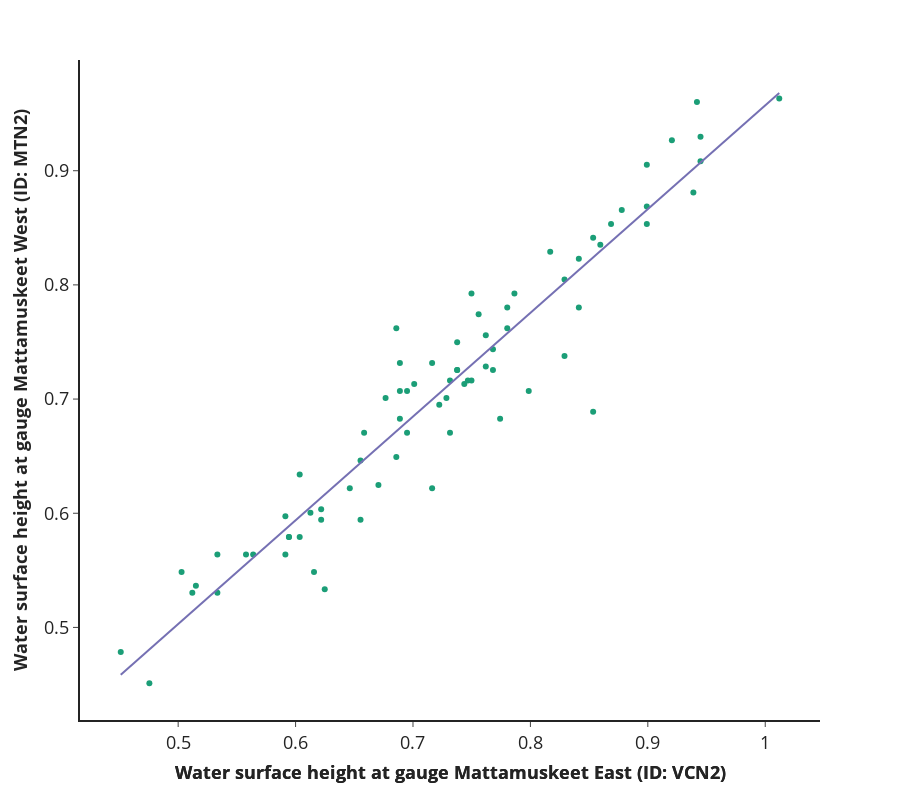
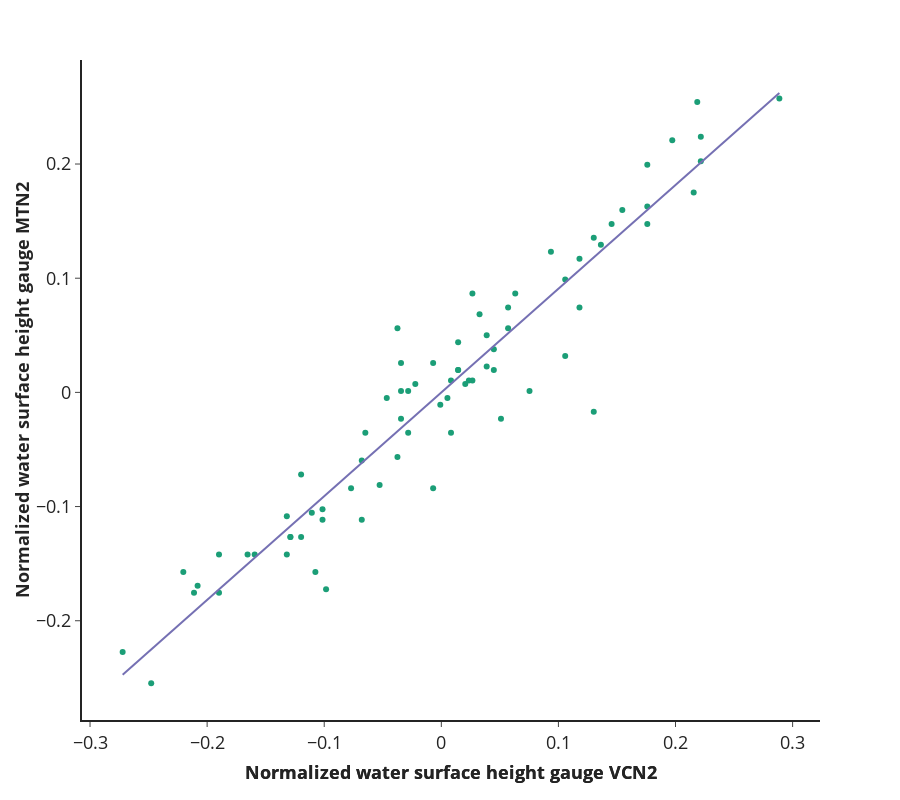
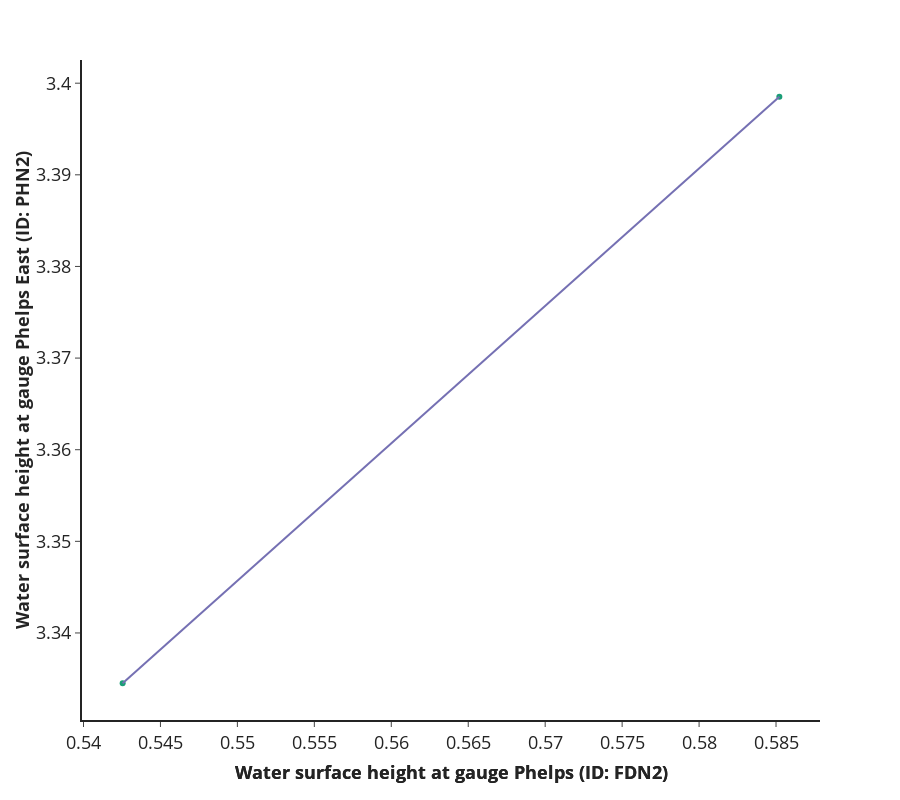
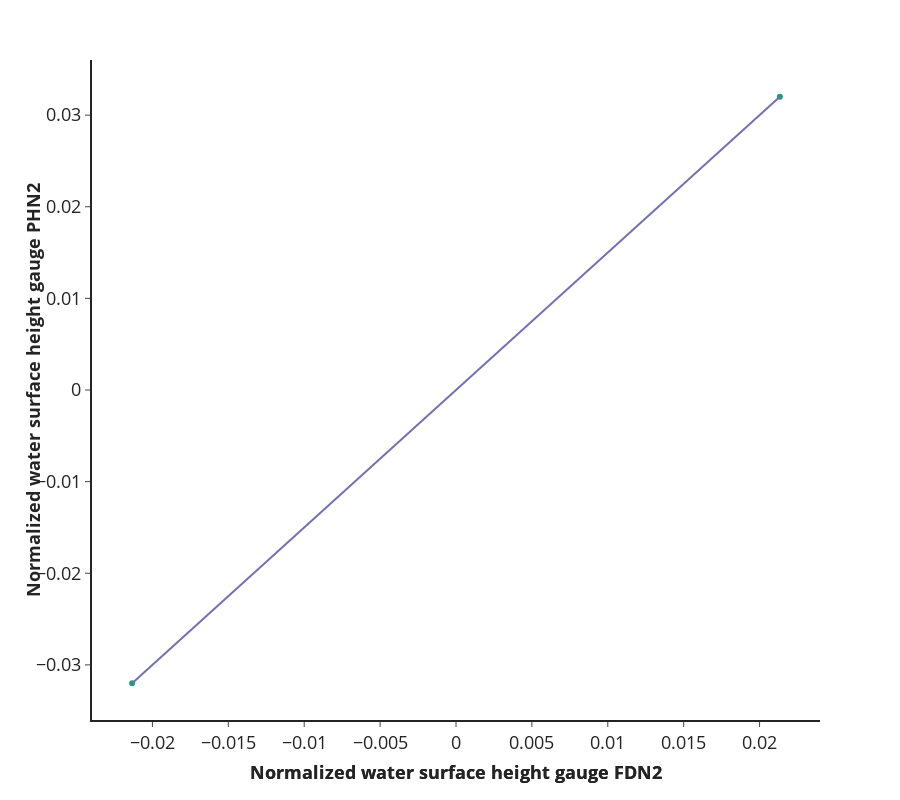

Here is the notebook cell these charts were saved with, in order:
### Code cell
import plotly.express as px
# plt.style.use('default')
# plt.rcParams["figure.figsize"] = (15,5)
lb_x='Water surface height at gauge Mattamuskeet East (ID: VCN2)'
lb_y='Water surface height at gauge Mattamuskeet West (ID: MTN2)'

df=df_common_dates_VCMT.copy()
x='height VCN2'
y='height MTN2'
figMM=plot_comparing_gauges(df,x,y, lb_x, lb_y)

lb_x='Normalized water surface height gauge VCN2'
lb_y='Normalized water surface height gauge MTN2'
figMM_N=plot_comparing_gauges(df,x,y, lb_x, lb_y, normalized=True)

lb_x='Water surface height at gauge Phelps (ID: FDN2)'
lb_y='Water surface height at gauge Phelps East (ID: PHN2)'

df=df_common_dates_FDPH.copy()
x='height FDN2'
y='height PHN2'

figPP=plot_comparing_gauges(df,x,y, lb_x, lb_y)


lb_x='Normalized water surface height gauge FDN2'
lb_y='Normalized water surface height gauge PHN2'
figPP_N=plot_comparing_gauges(df,x,y, lb_x, lb_y, normalized=True)

### Figure 1 — Plotly figure (JSON) as saved in the notebook; plotly's stock layout.template omitted (floating-point values rounded to 4 significant figures)
{"data": [{"hovertemplate": "height VCN2=%{x}<br>height MTN2=%{y}<extra></extra>", "legendgroup": "", "marker": {"color": "#1b9e77", "symbol": "circle"}, "mode": "markers", "name": "", "orientation": "v", "showlegend": false, "type": "scatter", "x": [0.6035, 0.6218, 0.5913, 0.5578, 0.5151, 0.5121, 0.5334, 0.4511, 0.4755, 0.7285, 0.6858, 0.6553, 0.6157, 0.5334, 0.6035, 0.6218, 0.6126, 0.7559, 0.7498, 0.6858, 0.7315, 0.6949, 0.7376, 0.762, 0.7498, 0.7803, 0.7376, 0.7437, 0.6584, 0.7163, 0.8412, 0.8595, 0.7742, 0.7864, 0.7681, 0.701, 0.7315, 0.7376, 0.8992, 0.8992, 0.8687, 0.9449, 1.012, 0.9205, 0.8778, 0.8169, 0.8412, 0.8291, 0.7803, 0.6767, 0.6462, 0.6553, 0.5913, 0.5639, 0.5944, 0.5029, 0.6248, 0.5944, 0.7986, 0.8534, 0.6888, 0.6706, 0.7468, 0.6888, 0.9418, 0.8992, 0.9449, 0.9388, 0.8534, 0.7224, 0.6888, 0.762, 0.8291, 0.7681, 0.6949, 0.7163], "xaxis": "x", "y": [0.634, 0.6035, 0.5974, 0.5639, 0.5364, 0.5304, 0.5304, 0.4785, 0.4511, 0.701, 0.6492, 0.5944, 0.5486, 0.5639, 0.5791, 0.5944, 0.6005, 0.7742, 0.7163, 0.762, 0.7163, 0.7071, 0.7498, 0.7559, 0.7925, 0.7803, 0.7254, 0.7132, 0.6706, 0.7315, 0.823, 0.8352, 0.6828, 0.7925, 0.7437, 0.7132, 0.6706, 0.7254, 0.8687, 0.8534, 0.8534, 0.9296, 0.9632, 0.9266, 0.8656, 0.8291, 0.7803, 0.8047, 0.762, 0.701, 0.6218, 0.6462, 0.5639, 0.5639, 0.5791, 0.5486, 0.5334, 0.5791, 0.7071, 0.6888, 0.6828, 0.6248, 0.7163, 0.7071, 0.9601, 0.9053, 0.9083, 0.8809, 0.8412, 0.6949, 0.7315, 0.7285, 0.7376, 0.7254, 0.6706, 0.6218], "yaxis": "y"}, {"hovertemplate": "<b>OLS trendline</b><br>height MTN2 = 0.908331 * height VCN2 + 0.048895<br>R<sup>2</sup>=0.906797<br><br>height VCN2=%{x}<br>height MTN2=%{y} <b>(trend)</b><extra></extra>", "legendgroup": "", "line": {"color": "#7570b3"}, "marker": {"color": "#1b9e77", "symbol": "circle"}, "mode": "lines", "name": "", "showlegend": false, "type": "scatter", "x": [0.4511, 0.4755, 0.5029, 0.5121, 0.5151, 0.5334, 0.5334, 0.5578, 0.5639, 0.5913, 0.5913, 0.5944, 0.5944, 0.6035, 0.6035, 0.6126, 0.6157, 0.6218, 0.6218, 0.6248, 0.6462, 0.6553, 0.6553, 0.6584, 0.6706, 0.6767, 0.6858, 0.6858, 0.6888, 0.6888, 0.6888, 0.6949, 0.6949, 0.701, 0.7163, 0.7163, 0.7224, 0.7285, 0.7315, 0.7315, 0.7376, 0.7376, 0.7376, 0.7437, 0.7468, 0.7498, 0.7498, 0.7559, 0.762, 0.762, 0.7681, 0.7681, 0.7742, 0.7803, 0.7803, 0.7864, 0.7986, 0.8169, 0.8291, 0.8291, 0.8412, 0.8412, 0.8534, 0.8534, 0.8595, 0.8687, 0.8778, 0.8992, 0.8992, 0.8992, 0.9205, 0.9388, 0.9418, 0.9449, 0.9449, 1.012], "xaxis": "x", "y": [0.4586, 0.4808, 0.5057, 0.514, 0.5168, 0.5334, 0.5334, 0.5555, 0.5611, 0.586, 0.586, 0.5888, 0.5888, 0.5971, 0.5971, 0.6054, 0.6082, 0.6137, 0.6137, 0.6165, 0.6358, 0.6441, 0.6441, 0.6469, 0.658, 0.6635, 0.6718, 0.6718, 0.6746, 0.6746, 0.6746, 0.6801, 0.6801, 0.6857, 0.6995, 0.6995, 0.7051, 0.7106, 0.7134, 0.7134, 0.7189, 0.7189, 0.7189, 0.7244, 0.7272, 0.73, 0.73, 0.7355, 0.741, 0.741, 0.7466, 0.7466, 0.7521, 0.7577, 0.7577, 0.7632, 0.7743, 0.7909, 0.802, 0.802, 0.813, 0.813, 0.8241, 0.8241, 0.8296, 0.8379, 0.8462, 0.8656, 0.8656, 0.8656, 0.885, 0.9016, 0.9044, 0.9072, 0.9072, 0.9681], "yaxis": "y"}], "layout": {"annotations": [{"font": {"size": 18}, "showarrow": false, "text": "<b>Water surface height at gauge Mattamuskeet West (ID: MTN2)</b>", "textangle": -90, "x": -0.1, "xref": "paper", "y": 0.5, "yref": "paper"}, {"font": {"size": 18}, "showarrow": false, "text": "<b>Water surface height at gauge Mattamuskeet East (ID: VCN2)</b>", "x": 0.5, "xref": "paper", "y": -0.1, "yref": "paper"}, {"font": {"size": 18}, "showarrow": false, "text": "<b>Water surface height at gauge Mattamuskeet East (ID: VCN2)</b>", "x": 0.5, "xref": "paper", "y": -0.1, "yref": "paper"}], "height": 800, "legend": {"tracegroupgap": 0}, "margin": {"t": 60}, "width": 900, "xaxis": {"anchor": "y", "autorange": true, "domain": [0, 1], "linewidth": 2, "range": [0.4164, 1.047], "showline": true, "tickfont": {"size": 18}, "title": {"text": ""}, "type": "linear"}, "yaxis": {"anchor": "x", "autorange": true, "domain": [0, 1], "linewidth": 2, "range": [0.4189, 0.997], "showline": true, "tickfont": {"size": 18}, "title": {"text": ""}, "type": "linear"}}}

### Figure 2 — Plotly figure (JSON) as saved in the notebook; plotly's stock layout.template omitted (floating-point values rounded to 4 significant figures)
{"data": [{"hovertemplate": "height VCN2_norm=%{x}<br>height MTN2_norm=%{y}<extra></extra>", "legendgroup": "", "marker": {"color": "#1b9e77", "symbol": "circle"}, "mode": "markers", "name": "", "orientation": "v", "showlegend": false, "type": "scatter", "x": [-0.1198, -0.1015, -0.1319, -0.1655, -0.2081, -0.2112, -0.1899, -0.2722, -0.2478, 0.005214, -0.03746, -0.06794, -0.1076, -0.1899, -0.1198, -0.1015, -0.1106, 0.03265, 0.02655, -0.03746, 0.008262, -0.02831, 0.01436, 0.03874, 0.02655, 0.05703, 0.01436, 0.02045, -0.06489, -0.006978, 0.118, 0.1363, 0.05093, 0.06313, 0.04484, -0.02222, 0.008262, 0.01436, 0.1759, 0.1759, 0.1454, 0.2216, 0.2887, 0.1972, 0.1546, 0.09361, 0.118, 0.1058, 0.05703, -0.0466, -0.07708, -0.06794, -0.1319, -0.1594, -0.1289, -0.2203, -0.09842, -0.1289, 0.07532, 0.1302, -0.03441, -0.0527, 0.0235, -0.03441, 0.2186, 0.1759, 0.2216, 0.2155, 0.1302, -0.0008823, -0.03441, 0.03874, 0.1058, 0.04484, -0.02831, -0.006978], "xaxis": "x", "y": [-0.07187, -0.1023, -0.1084, -0.142, -0.1694, -0.1755, -0.1755, -0.2273, -0.2547, -0.004813, -0.05663, -0.1115, -0.1572, -0.142, -0.1267, -0.1115, -0.1054, 0.06834, 0.01043, 0.05615, 0.01043, 0.001283, 0.04396, 0.05005, 0.08663, 0.07444, 0.01957, 0.007379, -0.03529, 0.02567, 0.1171, 0.1293, -0.0231, 0.08663, 0.03786, 0.007379, -0.03529, 0.01957, 0.1628, 0.1476, 0.1476, 0.2238, 0.2573, 0.2207, 0.1598, 0.1232, 0.07444, 0.09882, 0.05615, -0.004813, -0.08406, -0.05968, -0.142, -0.142, -0.1267, -0.1572, -0.1725, -0.1267, 0.001283, -0.017, -0.0231, -0.08101, 0.01043, 0.001283, 0.2543, 0.1994, 0.2025, 0.175, 0.1354, -0.01091, 0.02567, 0.02262, 0.03176, 0.01957, -0.03529, -0.08406], "yaxis": "y"}, {"hovertemplate": "<b>OLS trendline</b><br>height MTN2_norm = 0.908331 * height VCN2_norm + 4.33681e-18<br>R<sup>2</sup>=0.906797<br><br>height VCN2_norm=%{x}<br>height MTN2_norm=%{y} <b>(trend)</b><extra></extra>", "legendgroup": "", "line": {"color": "#7570b3"}, "marker": {"color": "#1b9e77", "symbol": "circle"}, "mode": "lines", "name": "", "showlegend": false, "type": "scatter", "x": [-0.2722, -0.2478, -0.2203, -0.2112, -0.2081, -0.1899, -0.1899, -0.1655, -0.1594, -0.1319, -0.1319, -0.1289, -0.1289, -0.1198, -0.1198, -0.1106, -0.1076, -0.1015, -0.1015, -0.09842, -0.07708, -0.06794, -0.06794, -0.06489, -0.0527, -0.0466, -0.03746, -0.03746, -0.03441, -0.03441, -0.03441, -0.02831, -0.02831, -0.02222, -0.006978, -0.006978, -0.0008823, 0.005214, 0.008262, 0.008262, 0.01436, 0.01436, 0.01436, 0.02045, 0.0235, 0.02655, 0.02655, 0.03265, 0.03874, 0.03874, 0.04484, 0.04484, 0.05093, 0.05703, 0.05703, 0.06313, 0.07532, 0.09361, 0.1058, 0.1058, 0.118, 0.118, 0.1302, 0.1302, 0.1363, 0.1454, 0.1546, 0.1759, 0.1759, 0.1759, 0.1972, 0.2155, 0.2186, 0.2216, 0.2216, 0.2887], "xaxis": "x", "y": [-0.2472, -0.2251, -0.2001, -0.1918, -0.1891, -0.1725, -0.1725, -0.1503, -0.1448, -0.1199, -0.1199, -0.1171, -0.1171, -0.1088, -0.1088, -0.1005, -0.0977, -0.09216, -0.09216, -0.0894, -0.07002, -0.06171, -0.06171, -0.05894, -0.04787, -0.04233, -0.03402, -0.03402, -0.03126, -0.03126, -0.03126, -0.02572, -0.02572, -0.02018, -0.006339, -0.006339, -0.0008014, 0.004736, 0.007504, 0.007504, 0.01304, 0.01304, 0.01304, 0.01858, 0.02135, 0.02412, 0.02412, 0.02965, 0.03519, 0.03519, 0.04073, 0.04073, 0.04626, 0.0518, 0.0518, 0.05734, 0.06841, 0.08502, 0.0961, 0.0961, 0.1072, 0.1072, 0.1182, 0.1182, 0.1238, 0.1321, 0.1404, 0.1598, 0.1598, 0.1598, 0.1792, 0.1958, 0.1985, 0.2013, 0.2013, 0.2622], "yaxis": "y"}], "layout": {"annotations": [{"font": {"size": 18}, "showarrow": false, "text": "<b>Normalized water surface height gauge MTN2</b>", "textangle": -90, "x": -0.1, "xref": "paper", "y": 0.5, "yref": "paper"}, {"font": {"size": 18}, "showarrow": false, "text": "<b>Normalized water surface height gauge VCN2</b>", "x": 0.5, "xref": "paper", "y": -0.1, "yref": "paper"}, {"font": {"size": 18}, "showarrow": false, "text": "<b>Normalized water surface height gauge VCN2</b>", "x": 0.5, "xref": "paper", "y": -0.1, "yref": "paper"}], "height": 800, "legend": {"tracegroupgap": 0}, "margin": {"t": 60}, "width": 900, "xaxis": {"anchor": "y", "autorange": true, "domain": [0, 1], "linewidth": 2, "range": [-0.3069, 0.3234], "showline": true, "tickfont": {"size": 18}, "title": {"text": ""}, "type": "linear"}, "yaxis": {"anchor": "x", "autorange": true, "domain": [0, 1], "linewidth": 2, "range": [-0.2869, 0.2911], "showline": true, "tickfont": {"size": 18}, "title": {"text": ""}, "type": "linear"}}}

### Figure 3 — Plotly figure (JSON) as saved in the notebook; plotly's stock layout.template omitted (floating-point values rounded to 4 significant figures)
{"data": [{"hovertemplate": "height FDN2=%{x}<br>height PHN2=%{y}<extra></extra>", "legendgroup": "", "marker": {"color": "#1b9e77", "symbol": "circle"}, "mode": "markers", "name": "", "orientation": "v", "showlegend": false, "type": "scatter", "x": [0.5852, 0.5425], "xaxis": "x", "y": [3.399, 3.335], "yaxis": "y"}, {"hovertemplate": "<b>OLS trendline</b><br>height PHN2 = 1.5 * height FDN2 + 2.5207<br>R<sup>2</sup>=1.000000<br><br>height FDN2=%{x}<br>height PHN2=%{y} <b>(trend)</b><extra></extra>", "legendgroup": "", "line": {"color": "#7570b3"}, "marker": {"color": "#1b9e77", "symbol": "circle"}, "mode": "lines", "name": "", "showlegend": false, "type": "scatter", "x": [0.5425, 0.5852], "xaxis": "x", "y": [3.335, 3.399], "yaxis": "y"}], "layout": {"annotations": [{"font": {"size": 18}, "showarrow": false, "text": "<b>Water surface height at gauge Phelps East (ID: PHN2)</b>", "textangle": -90, "x": -0.1, "xref": "paper", "y": 0.5, "yref": "paper"}, {"font": {"size": 18}, "showarrow": false, "text": "<b>Water surface height at gauge Phelps (ID: FDN2)</b>", "x": 0.5, "xref": "paper", "y": -0.1, "yref": "paper"}, {"font": {"size": 18}, "showarrow": false, "text": "<b>Water surface height at gauge Phelps (ID: FDN2)</b>", "x": 0.5, "xref": "paper", "y": -0.1, "yref": "paper"}], "height": 800, "legend": {"tracegroupgap": 0}, "margin": {"t": 60}, "width": 900, "xaxis": {"anchor": "y", "autorange": true, "domain": [0, 1], "linewidth": 2, "range": [0.5399, 0.5879], "showline": true, "tickfont": {"size": 18}, "title": {"text": ""}, "type": "linear"}, "yaxis": {"anchor": "x", "autorange": true, "domain": [0, 1], "linewidth": 2, "range": [3.331, 3.403], "showline": true, "tickfont": {"size": 18}, "title": {"text": ""}, "type": "linear"}}}

### Figure 4 — Plotly figure (JSON) as saved in the notebook; plotly's stock layout.template omitted (floating-point values rounded to 4 significant figures)
{"data": [{"hovertemplate": "height FDN2_norm=%{x}<br>height PHN2_norm=%{y}<extra></extra>", "legendgroup": "", "marker": {"color": "#1b9e77", "symbol": "circle"}, "mode": "markers", "name": "", "orientation": "v", "showlegend": false, "type": "scatter", "x": [0.02134, -0.02134], "xaxis": "x", "y": [0.032, -0.032], "yaxis": "y"}, {"hovertemplate": "<b>OLS trendline</b><br>height PHN2_norm = 1.5 * height FDN2_norm + 3.63687e-18<br>R<sup>2</sup>=1.000000<br><br>height FDN2_norm=%{x}<br>height PHN2_norm=%{y} <b>(trend)</b><extra></extra>", "legendgroup": "", "line": {"color": "#7570b3"}, "marker": {"color": "#1b9e77", "symbol": "circle"}, "mode": "lines", "name": "", "showlegend": false, "type": "scatter", "x": [-0.02134, 0.02134], "xaxis": "x", "y": [-0.032, 0.032], "yaxis": "y"}], "layout": {"annotations": [{"font": {"size": 18}, "showarrow": false, "text": "<b>Normalized water surface height gauge PHN2</b>", "textangle": -90, "x": -0.1, "xref": "paper", "y": 0.5, "yref": "paper"}, {"font": {"size": 18}, "showarrow": false, "text": "<b>Normalized water surface height gauge FDN2</b>", "x": 0.5, "xref": "paper", "y": -0.1, "yref": "paper"}, {"font": {"size": 18}, "showarrow": false, "text": "<b>Normalized water surface height gauge FDN2</b>", "x": 0.5, "xref": "paper", "y": -0.1, "yref": "paper"}], "height": 800, "legend": {"tracegroupgap": 0}, "margin": {"t": 60}, "width": 900, "xaxis": {"anchor": "y", "autorange": true, "domain": [0, 1], "linewidth": 2, "range": [-0.02398, 0.02398], "showline": true, "tickfont": {"size": 18}, "title": {"text": ""}, "type": "linear"}, "yaxis": {"anchor": "x", "autorange": true, "domain": [0, 1], "linewidth": 2, "range": [-0.03601, 0.03601], "showline": true, "tickfont": {"size": 18}, "title": {"text": ""}, "type": "linear"}}}
